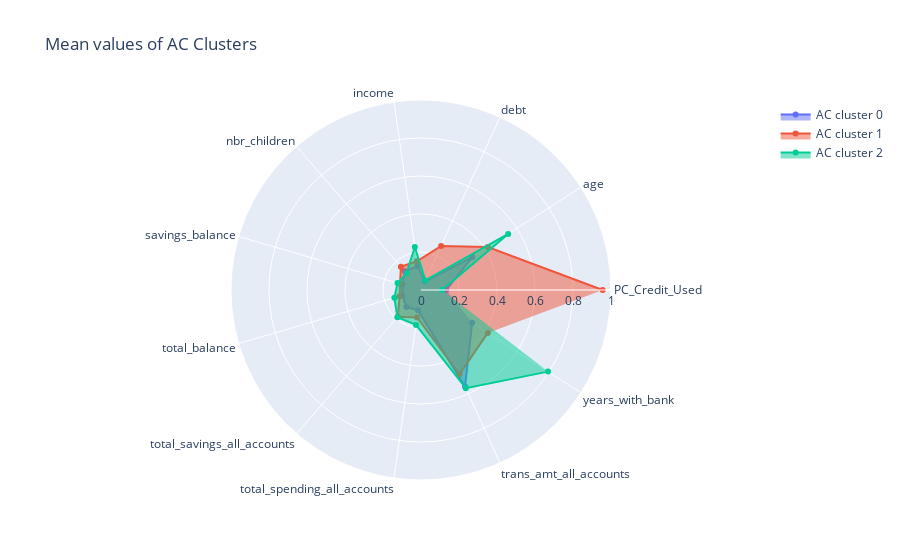

Write notebook code for a chart like this one.
### Code cell
# Using AC clusters, make radar plot with sorted columns

fig = go.Figure()

fig.add_trace(go.Scatterpolar(
      r=modelData.groupby('cluster_ac').mean().loc[0,categories],
      theta=categories,
      fill='toself',
      name='AC cluster 0'
))
fig.add_trace(go.Scatterpolar(
      r=modelData.groupby('cluster_ac').mean().loc[1,categories],
      theta=categories,
      fill='toself',
      name='AC cluster 1'
))

fig.add_trace(go.Scatterpolar(
      r=modelData.groupby('cluster_ac').mean().loc[2,categories],
      theta=categories,
      fill='toself',
      name='AC cluster 2'
))
fig.update_layout(title='Mean values of AC Clusters',
  polar=dict(
    radialaxis=dict(
      visible=True,
      range=[0, 1]
    )),
  showlegend=True
)

fig.show()

### Figure 1 — Plotly figure (JSON) as saved in the notebook; plotly's stock layout.template omitted (floating-point values rounded to 4 significant figures)
{"data": [{"fill": "toself", "name": "AC cluster 0", "r": [0.133, 0.3207, 0.04901, 0.1273, 0.1308, 0.102, 0.1026, 0.1177, 0.1082, 0.5583, 0.32], "theta": ["PC_Credit_Used", "age", "debt", "income", "nbr_children", "savings_balance", "total_balance", "total_savings_all_accounts", "total_spending_all_accounts", "trans_amt_all_accounts", "years_with_bank"], "type": "scatterpolar"}, {"fill": "toself", "name": "AC cluster 1", "r": [0.9562, 0.4178, 0.255, 0.1526, 0.1616, 0.1148, 0.1172, 0.1862, 0.1459, 0.4877, 0.4181], "theta": ["PC_Credit_Used", "age", "debt", "income", "nbr_children", "savings_balance", "total_balance", "total_savings_all_accounts", "total_spending_all_accounts", "trans_amt_all_accounts", "years_with_bank"], "type": "scatterpolar"}, {"fill": "toself", "name": "AC cluster 2", "r": [0.1111, 0.5454, 0.05562, 0.2283, 0.117, 0.1287, 0.1462, 0.1899, 0.1858, 0.5678, 0.7945], "theta": ["PC_Credit_Used", "age", "debt", "income", "nbr_children", "savings_balance", "total_balance", "total_savings_all_accounts", "total_spending_all_accounts", "trans_amt_all_accounts", "years_with_bank"], "type": "scatterpolar"}], "layout": {"polar": {"radialaxis": {"range": [0, 1], "visible": true}}, "showlegend": true, "title": {"text": "Mean values of AC Clusters"}}}
